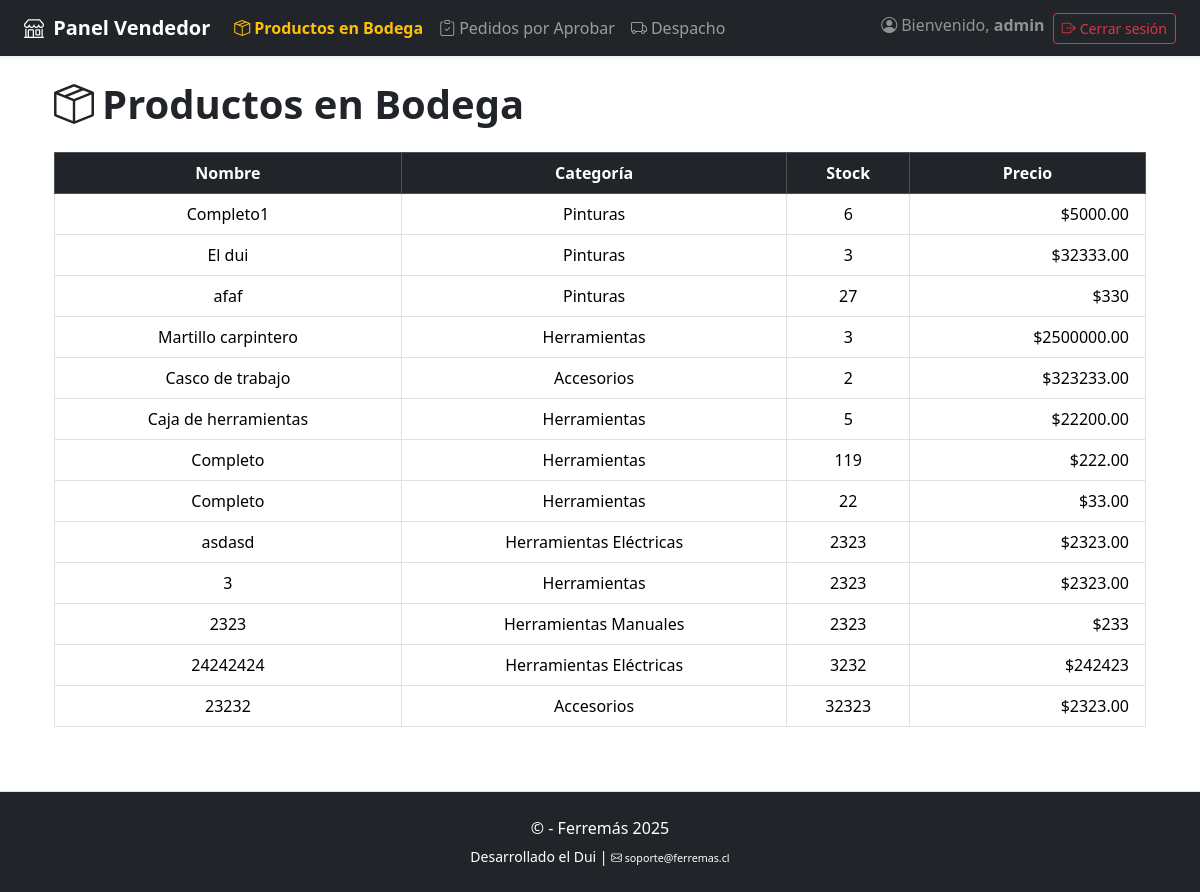
The app's page /vendedorapp/bodega/ (signed in), older data.
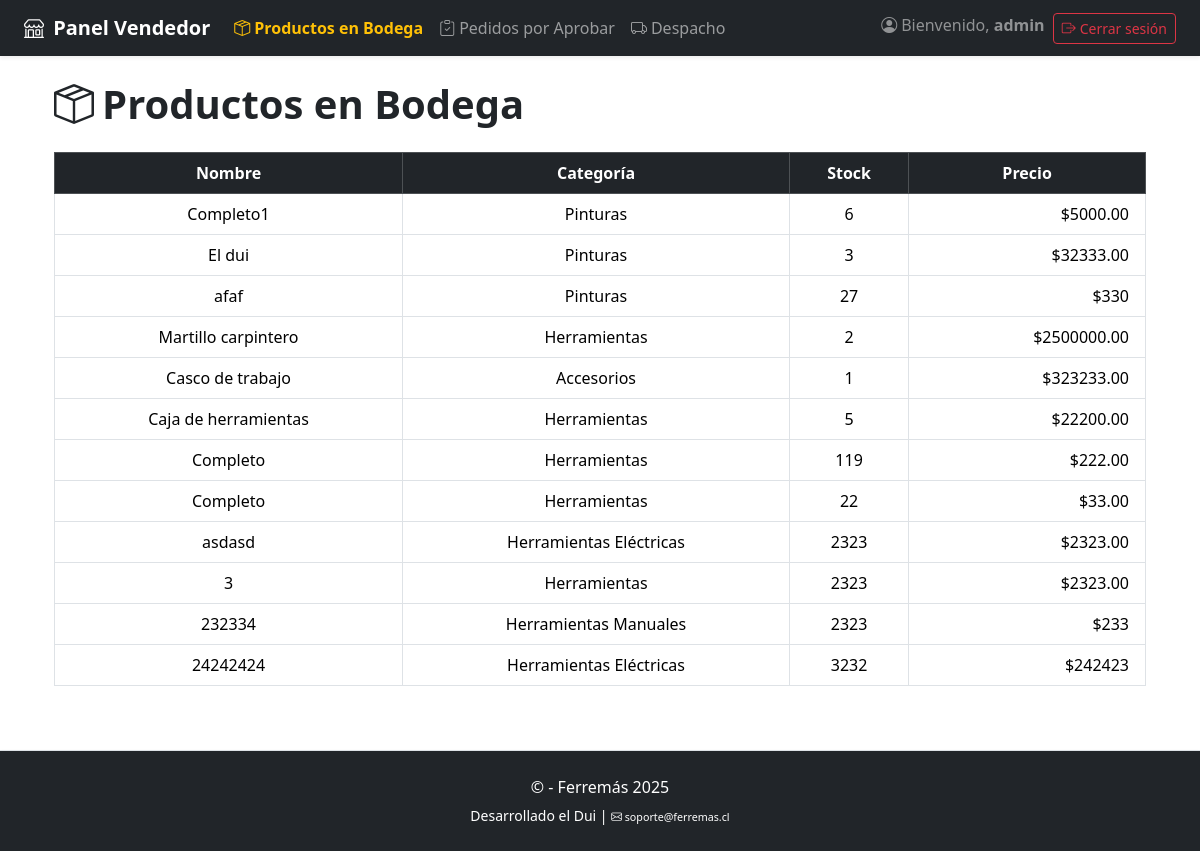
The same page, newer data.
### tienda/models.py (models this page shows, shortened)
class Producto(models.Model):
    CATEGORIAS = [
        ('herramientas', 'Herramientas'),
        ('herramientas_electricas', 'Herramientas Eléctricas'),
        ('herramientas_manuales', 'Herramientas Manuales'),
        ('materiales', 'Materiales'),
        ('accesorios', 'Accesorios'),
        ('pinturas', 'Pinturas'),
        ('electricidad', 'Electricidad'),
        ('inalambricas', 'Inalámbricas'),
        ('medicion', 'Medición'),
    ]
    nombre = models.CharField(max_length=255)
    descripcion = models.TextField()
    categoria = models.CharField(max_length=100, choices=CATEGORIAS)
    stock = models.IntegerField()
    imagen = models.ImageField(upload_to='static/productos/')
    activo = models.BooleanField(default=True)
    @property
    def oferta_vigente(self):
        ahora = timezone.now()
        return self.ofertas.filter(fecha_inicio__lte=ahora, fecha_fin__gte=ahora).first()
    @property
    def precio_actual(self):
        oferta = self.oferta_vigente
        if oferta:
            return round((oferta.precio_oferta), 0)
        precio = self.precios.first()
        return precio.valor if precio else None

class PrecioHistorico(models.Model):
    producto = models.ForeignKey(Producto, on_delete=models.CASCADE, related_name='precios')
    fecha = models.DateTimeField()
    valor = models.DecimalField(max_digits=10, decimal_places=2)
    class Meta:
        ordering = ['-fecha']

class Oferta(models.Model):
    producto = models.ForeignKey(Producto, on_delete=models.CASCADE, related_name='ofertas')
    precio_oferta = models.DecimalField(max_digits=10, decimal_places=2)
    fecha_inicio = models.DateTimeField()
    fecha_fin = models.DateTimeField()

### vendedorapp/views.py (the view)
# urls.py: path('bodega/', views.productos_bodega, name='productos_bodega'),
@login_required
@user_passes_test(es_vendedor)  # o un test más específico para "vendedor"
def productos_bodega(request):
    productos = Producto.objects.all()
    return render(request, 'vendedorapp/productos_bodega.html', {'productos': productos})

### tienda/context_processors.py (called while the page is built, shortened)
def carrito_context(request):
    carrito = request.session.get('carrito', {})
    items = []
    total = 0
    return {
        'carrito_items': items,
        'carrito_total': total
    }

### vendedorapp/templates/vendedorapp/productos_bodega.html (shortened to what this page needs)
{% extends 'base_vendedor.html' %}
{% block content %}
<div class="container">
    <h1 class="mb-4 fw-bold"><i class="bi bi-box-seam me-2"></i>Productos en Bodega</h1>
    <div class="table-responsive">
        <table class="table table-hover table-bordered align-middle text-center">
            <thead class="table-dark">
                <tr>
                    <th>Nombre</th>
                    <th>Categoría</th>
                    <th>Stock</th>
                    <th>Precio</th>
                </tr>
            </thead>
            <tbody>
                {% for producto in productos %}
                <tr>
                    <td>{{ producto.nombre }}</td>
                    <td>{{ producto.get_categoria_display }}</td>
                    <td>{{ producto.stock }}</td>
                    <td class="text-end">
                        {% if producto.precio_actual %}
                            ${{ producto.precio_actual }}
                        {% else %}
                            <span class="text-muted">No disponible</span>
                        {% endif %}
                    </td>
                </tr>
                {% empty %}
                <tr><td colspan="4" class="text-muted">No hay productos en bodega.</td></tr>
                {% endfor %}
            </tbody>
        </table>
    </div>
</div>
{% endblock %}

Row changes from the older to the newer data that the page shows:
removed Producto: nombre "23232", categoria "Accesorios", stock "32323", precio_actual "2323.00"
changed Producto "Martillo carpintero": stock "3" → "2"
changed Producto "Casco de trabajo": stock "2" → "1"
changed Producto "Herramientas Manuales": nombre "2323" → "232334"
